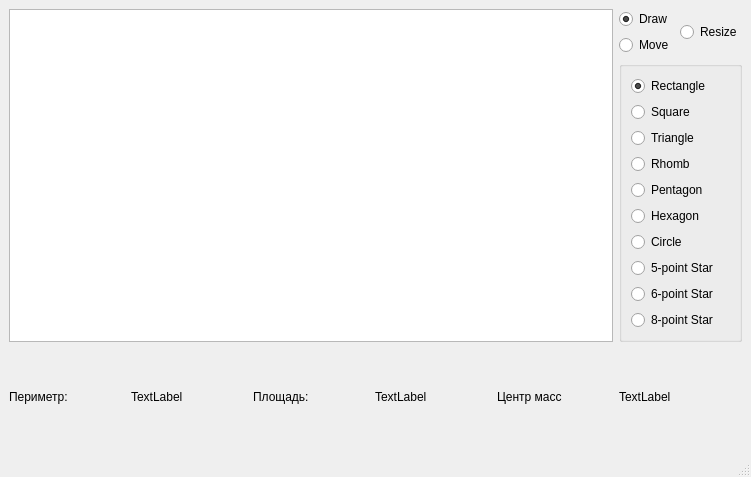
<?xml version="1.0" encoding="UTF-8"?>
<ui version="4.0">
 <class>MainWindow</class>
 <widget class="QMainWindow" name="MainWindow">
  <property name="geometry">
   <rect>
    <x>0</x>
    <y>0</y>
    <width>751</width>
    <height>477</height>
   </rect>
  </property>
  <property name="windowTitle">
   <string>MainWindow</string>
  </property>
  <widget class="QWidget" name="centralwidget">
   <layout class="QGridLayout" name="gridLayout_3">
    <item row="0" column="0" rowspan="2" colspan="5">
     <widget class="QGraphicsView" name="graphicsView"/>
    </item>
    <item row="0" column="5">
     <layout class="QGridLayout" name="gridLayout_2">
      <item row="0" column="0">
       <layout class="QGridLayout" name="gridLayout">
        <item row="0" column="0">
         <widget class="QRadioButton" name="radioButtonDraw">
          <property name="text">
           <string>Draw</string>
          </property>
          <property name="checked">
           <bool>true</bool>
          </property>
         </widget>
        </item>
        <item row="1" column="0">
         <widget class="QRadioButton" name="radioButtonMove">
          <property name="text">
           <string>Move</string>
          </property>
         </widget>
        </item>
       </layout>
      </item>
      <item row="0" column="1">
       <widget class="QRadioButton" name="radioButtonResize">
        <property name="text">
         <string>Resize</string>
        </property>
       </widget>
      </item>
     </layout>
    </item>
    <item row="1" column="5">
     <widget class="QGroupBox" name="verticalGroupBox">
      <property name="autoFillBackground">
       <bool>false</bool>
      </property>
      <layout class="QVBoxLayout" name="verticalLayout">
       <item>
        <widget class="QRadioButton" name="radioButtonRectangle">
         <property name="text">
          <string>Rectangle</string>
         </property>
         <property name="checked">
          <bool>true</bool>
         </property>
        </widget>
       </item>
       <item>
        <widget class="QRadioButton" name="radioButtonSquare">
         <property name="text">
          <string>Square</string>
         </property>
        </widget>
       </item>
       <item>
        <widget class="QRadioButton" name="radioButtonTriangle">
         <property name="text">
          <string>Triangle</string>
         </property>
        </widget>
       </item>
       <item>
        <widget class="QRadioButton" name="radioButtonRhomb">
         <property name="text">
          <string>Rhomb</string>
         </property>
        </widget>
       </item>
       <item>
        <widget class="QRadioButton" name="radioButtonPentagon">
         <property name="text">
          <string>Pentagon</string>
         </property>
        </widget>
       </item>
       <item>
        <widget class="QRadioButton" name="radioButtonHexagon">
         <property name="text">
          <string>Hexagon</string>
         </property>
        </widget>
       </item>
       <item>
        <widget class="QRadioButton" name="radioButtonCircle">
         <property name="text">
          <string>Circle</string>
         </property>
        </widget>
       </item>
       <item>
        <widget class="QRadioButton" name="radioButtonFiveStar">
         <property name="text">
          <string>5-point Star</string>
         </property>
        </widget>
       </item>
       <item>
        <widget class="QRadioButton" name="radioButtonSixStar">
         <property name="text">
          <string>6-point Star</string>
         </property>
        </widget>
       </item>
       <item>
        <widget class="QRadioButton" name="radioButtonEightStar">
         <property name="text">
          <string>8-point Star</string>
         </property>
        </widget>
       </item>
      </layout>
     </widget>
    </item>
    <item row="2" column="0">
     <widget class="QLabel" name="label">
      <property name="text">
       <string>Периметр: </string>
      </property>
     </widget>
    </item>
    <item row="2" column="1">
     <widget class="QLabel" name="labelPerimetr">
      <property name="text">
       <string>TextLabel</string>
      </property>
     </widget>
    </item>
    <item row="2" column="2">
     <widget class="QLabel" name="label_3">
      <property name="text">
       <string>Площадь: </string>
      </property>
     </widget>
    </item>
    <item row="2" column="3">
     <widget class="QLabel" name="labelSurface">
      <property name="text">
       <string>TextLabel</string>
      </property>
     </widget>
    </item>
    <item row="2" column="4">
     <widget class="QLabel" name="label_5">
      <property name="text">
       <string>Центр масс</string>
      </property>
     </widget>
    </item>
    <item row="2" column="5">
     <widget class="QLabel" name="labelCentre">
      <property name="text">
       <string>TextLabel</string>
      </property>
     </widget>
    </item>
   </layout>
  </widget>
  <widget class="QMenuBar" name="menubar">
   <property name="geometry">
    <rect>
     <x>0</x>
     <y>0</y>
     <width>751</width>
     <height>23</height>
    </rect>
   </property>
  </widget>
  <widget class="QStatusBar" name="statusbar"/>
 </widget>
 <resources/>
 <connections/>
</ui>
